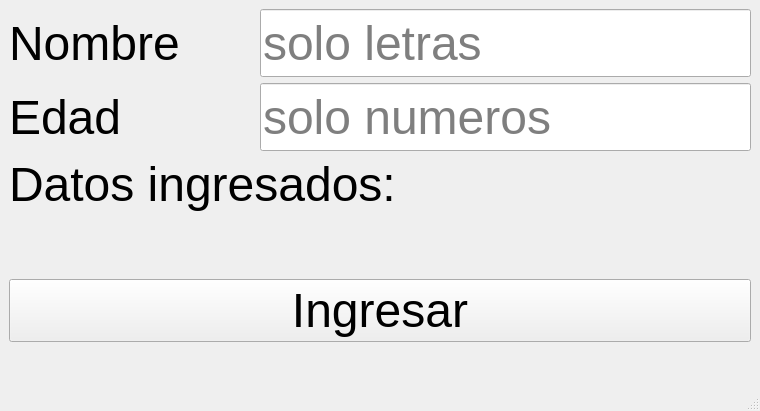
<?xml version="1.0" encoding="UTF-8"?>
<ui version="4.0">
 <class>MainWindow</class>
 <widget class="QMainWindow" name="MainWindow">
  <property name="geometry">
   <rect>
    <x>0</x>
    <y>0</y>
    <width>760</width>
    <height>411</height>
   </rect>
  </property>
  <property name="minimumSize">
   <size>
    <width>400</width>
    <height>247</height>
   </size>
  </property>
  <property name="maximumSize">
   <size>
    <width>1400</width>
    <height>1000</height>
   </size>
  </property>
  <property name="font">
   <font>
    <pointsize>36</pointsize>
   </font>
  </property>
  <property name="windowTitle">
   <string>MainWindow</string>
  </property>
  <property name="toolTipDuration">
   <number>3</number>
  </property>
  <widget class="QWidget" name="centralwidget">
   <layout class="QGridLayout" name="gridLayout">
    <item row="2" column="0">
     <widget class="QPushButton" name="btnIngresar">
      <property name="text">
       <string>Ingresar</string>
      </property>
     </widget>
    </item>
    <item row="0" column="0">
     <layout class="QVBoxLayout" name="verticalLayout_2">
      <item>
       <layout class="QHBoxLayout" name="horizontalLayout" stretch="1,2">
        <item>
         <widget class="QLabel" name="label">
          <property name="text">
           <string>Nombre</string>
          </property>
         </widget>
        </item>
        <item>
         <widget class="QLineEdit" name="inNombre">
          <property name="sizePolicy">
           <sizepolicy hsizetype="Expanding" vsizetype="Expanding">
            <horstretch>0</horstretch>
            <verstretch>0</verstretch>
           </sizepolicy>
          </property>
          <property name="toolTip">
           <string>escribir solo texto</string>
          </property>
          <property name="inputMask">
           <string>aaaaaaaaaa</string>
          </property>
          <property name="placeholderText">
           <string>solo letras</string>
          </property>
         </widget>
        </item>
       </layout>
      </item>
      <item>
       <layout class="QHBoxLayout" name="horizontalLayout_2" stretch="1,2">
        <item>
         <widget class="QLabel" name="label_2">
          <property name="text">
           <string>Edad</string>
          </property>
         </widget>
        </item>
        <item>
         <widget class="QLineEdit" name="inEdad">
          <property name="sizePolicy">
           <sizepolicy hsizetype="Expanding" vsizetype="Expanding">
            <horstretch>0</horstretch>
            <verstretch>0</verstretch>
           </sizepolicy>
          </property>
          <property name="inputMask">
           <string>99</string>
          </property>
          <property name="placeholderText">
           <string>solo numeros</string>
          </property>
         </widget>
        </item>
       </layout>
      </item>
     </layout>
    </item>
    <item row="1" column="0">
     <layout class="QVBoxLayout" name="verticalLayout">
      <item>
       <widget class="QLabel" name="label_3">
        <property name="text">
         <string>Datos ingresados:</string>
        </property>
       </widget>
      </item>
      <item>
       <widget class="QLabel" name="labelIngresados">
        <property name="text">
         <string/>
        </property>
       </widget>
      </item>
     </layout>
    </item>
   </layout>
  </widget>
  <widget class="QStatusBar" name="statusbar"/>
 </widget>
 <resources/>
 <connections/>
</ui>
